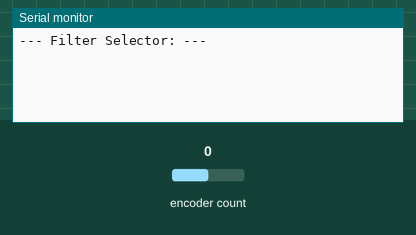
Recording of a sketch running on a simulated Arduino Uno, built with avr-gcc and run on an emulated ATmega328P. On the bench: the last lines printed to the serial monitor. Inputs (shaded band) come from the test bench; at power-on: encoder count 0.

Above: at 1.2 s.
1.3 s: encoder count set to 1
At 1.8 s:
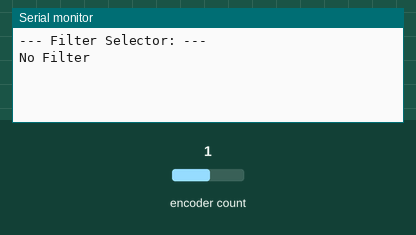
2.8 s: encoder count set to 5
At 4.1 s:
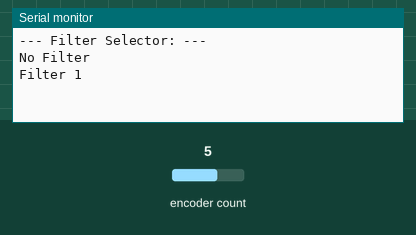

The sketch:

filter_selection.ino
```cpp
// ----------------------------------------------------------------------------
// ----------------------------------------------------------------------------
// ---------------------------- FILTER SELECTION ------------------------------
// ----------------------------------------------------------------------------
// ----------------------------------------------------------------------------


// This program is a filter selector for the radio.
// In this design there are only 3 filters to choose from as can be seen in various
// designs of radios on the market today.
// It is controlled by a rotary
// As the rotary rotates, the user can cycle through all possible filter options.


// ----------------------------------------------------------------------------
// ------------------- IMPORT/ DEFINING VARIABLES & PINS ----------------------
// ----------------------------------------------------------------------------
#include <RotaryEncoder.h>
const int ROTARY_CLK_PIN = 2; // D2
const int ROTARY_DT_PIN  = 3; // D3
const float STEPS_PER_REVOLUTION = 20.0; // for this implementation it is 20 clicks for one full turn or 360 degrees.
const float DEGREES_PER_STEP = 360.0 / STEPS_PER_REVOLUTION; //to show angle of rotary when turned
const int NO_FILTER_CODE = 0;
const int FILTER_1_CODE  = 1;
const int FILTER_2_CODE  = 2;
const int FILTER_3_CODE  = 3;
RotaryEncoder encoder(ROTARY_CLK_PIN, ROTARY_DT_PIN, RotaryEncoder::LatchMode::FOUR0); // creating the rotary object
long newPosition = 0;
long oldPosition = 0;
long totalAccumulatedSteps = 0; //steps
float currentAngle = 0.0; //initially the angle is 0 degrees though will change
int currentFilterState = NO_FILTER_CODE; // initially the filter will be at the option “No Filter”
int lastFilterState = -1; // so prints initially


// ----------------------------------------------------------------------------
// -------------------------------- SET-UP ------------------------------------
// ----------------------------------------------------------------------------
void setup() {
 Serial.begin(9600);
 Serial.println("--- Filter Selector: ---");
  // The RotaryEncoder library handles pin mode settings automatically.
}


// ----------------------------------------------------------------------------
// ----------------------------------- LOOP -----------------------------------
// ----------------------------------------------------------------------------
void loop() {
 // 1. Update encoder state
 encoder.tick();
 newPosition = encoder.getPosition();


 // 2. Check for a position change
 if (newPosition != oldPosition) {

   // Calculate the change and update total steps
   long delta = newPosition - oldPosition;
   totalAccumulatedSteps += delta;

   // 3. Calculate and Normalize the Angle
   currentAngle = totalAccumulatedSteps * DEGREES_PER_STEP;
   currentAngle = fmod(currentAngle, 360.0);

   if (currentAngle < 0) {
     currentAngle += 360.0;
   }


   // 4. Map the Angle to a Filter State (The Core Logic)
   // We define a 90-degree sector around each target angle (45 degrees before and 45 after).

   int nextFilterState = NO_FILTER_CODE; // Default is 'No Filter Selected'


   if (currentAngle < 45.0 || currentAngle >= 315.0) {
     // Sector around 0/360 degrees (315 to 45)
     nextFilterState = NO_FILTER_CODE;
   } else if (currentAngle >= 45.0 && currentAngle < 135.0) {
     // Sector around 90 degrees (45 to 135)
     nextFilterState = FILTER_1_CODE;
   } else if (currentAngle >= 135.0 && currentAngle < 225.0) {
     // Sector around 180 degrees (135 to 225)
     nextFilterState = FILTER_2_CODE;
   } else if (currentAngle >= 225.0 && currentAngle < 315.0) {
     // Sector around 270 degrees (225 to 315)
     nextFilterState = FILTER_3_CODE;
   }


   // 5. Check for State Change and Print (One-Time Logic)
   if (nextFilterState != lastFilterState) {
     currentFilterState = nextFilterState;
     printCurrentFilter();
     lastFilterState = currentFilterState;
   }

   // Update oldPosition for the next loop iteration
   oldPosition = newPosition;
 }
}


// ----------------------------------------------------------------------------
// ----------------------- PRINTING CURRENT FILTER ----------------------------
// ----------------------------------------------------------------------------
void printCurrentFilter() {
 //Serial.print("Angle: ");
 //Serial.print(currentAngle, 1);
 //Serial.print(" degrees | Status: ");
 switch (currentFilterState) {
   case NO_FILTER_CODE:
     Serial.println("No Filter"); //(0/360 degrees)
     break;
   case FILTER_1_CODE:
     Serial.println("Filter 1"); //(90 degrees)
     break;
   case FILTER_2_CODE:
     Serial.println("Filter 2"); //(180 degrees)
     break;
   case FILTER_3_CODE:
     Serial.println("Filter 3"); //(270 degrees)
     break;
 }
}
```

Measured:
- after the input at 1.3 s, the serial monitor: prints a new line at once (image 1)
- after the input at 2.8 s, the serial monitor: prints a new line at once (image 2)
